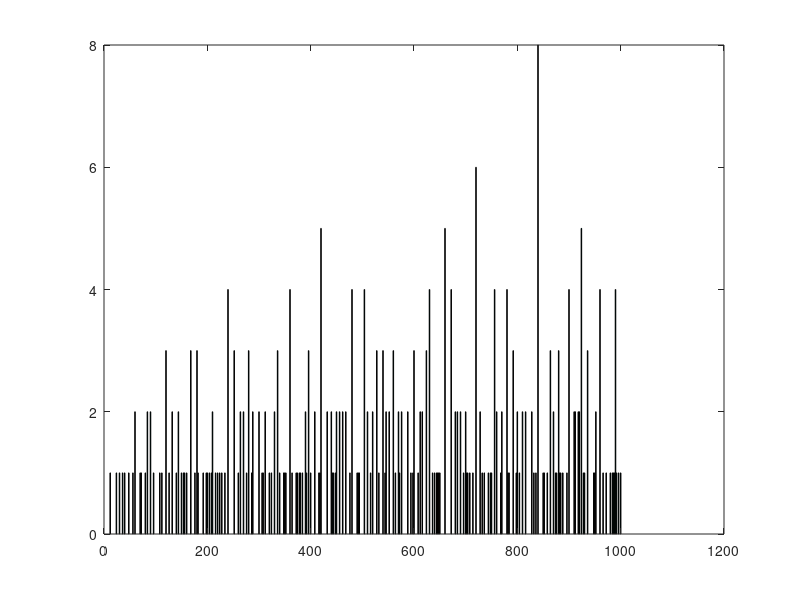

This chart was generated by the following MATLAB code:
function prob_039


maxP = 1000;

% 1000 >= 2m^2 + 2mn
% 500 >= m^2 + mn
% 500 >= m(m + n)
% 500 >= m k where k = m+n

row = 0;
cache = zeros(1000, 3);

for m = 1:(maxP/2)
  maxK = 1 + floor(maxP / 2 / m);
  
  for k = 1:maxK
    n = k - m;
    if (n < 1 || m <= n || gcd(m,n) > 1)
      continue;
    end

    a = m^2 - n^2;
    b = 2*m*n;
    c = m^2 + n^2;
    p = a + b + c;
    
    j = 1;
    ja = a;
    jb = b;
    jc = c;
    while p <= maxP
    
      row = row + 1;
      cache(row, :) = sort([ja jb jc]);
      j = j + 1;
      ja = j * a;
      jb = j * b;
      jc = j * c;
      p = ja + jb + jc;
    end
    
  end
end
cache = cache(1:row,:);
cache = unique(cache, 'rows');
ps = sum(cache,2);
x = 1:max(ps);
hist(ps, x);
binCounts = hist(ps, x);
[m, i] = max(binCounts);
inds = ps==i;

disp([cache(inds, :) ps(inds)])